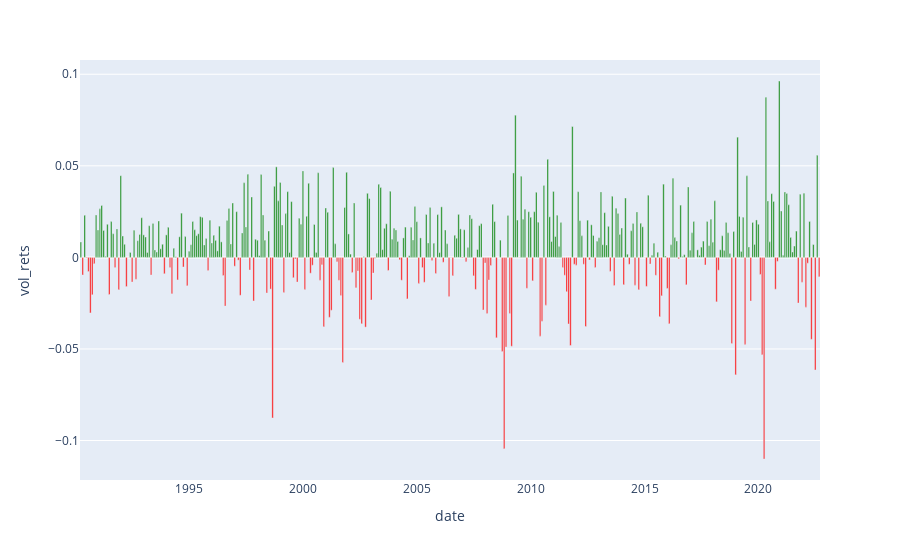

The notebook cell saved with this chart:
### Code cell
monthly_rets = strategy_returns[["date", "vol_rets"]].resample('M', on='date').mean() # Calculate average daily return for each month
monthly_rets['Colour']='red' # Add column with 'red' value
monthly_rets.loc[monthly_rets['vol_rets']>=0, 'Colour']='green' # Replace 'red' with 'green' where return is non-negative
px.bar(monthly_rets,x=monthly_rets.index,y="vol_rets").update_traces(marker_color=monthly_rets["Colour"]).show()

### Figure 1 — Plotly figure (JSON) as saved in the notebook; plotly's stock layout.template omitted (floating-point values rounded to 4 significant figures; data arrays with more than 128 entries replaced by an {"elided": "..."} marker saying what was removed)
{"data": [{"alignmentgroup": "True", "hovertemplate": "date=%{x}<br>vol_rets=%{y}<extra></extra>", "legendgroup": "", "marker": {"color": {"elided": "390 str values"}, "pattern": {"shape": ""}}, "name": "", "offsetgroup": "", "orientation": "v", "showlegend": false, "textposition": "auto", "type": "bar", "x": {"elided": "390 str values"}, "xaxis": "x", "y": {"elided": "390 float values"}, "yaxis": "y"}], "layout": {"barmode": "relative", "legend": {"tracegroupgap": 0}, "margin": {"t": 60}, "xaxis": {"anchor": "y", "domain": [0, 1], "title": {"text": "date"}}, "yaxis": {"anchor": "x", "domain": [0, 1], "title": {"text": "vol_rets"}}}}
